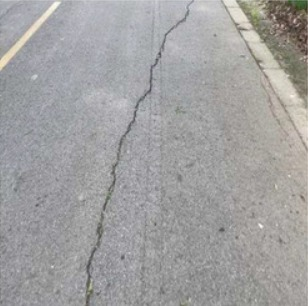
#> input picture crack_detection_project/images/WhatsApp Image 2026-05-10 at 1.27.53 PM (1).jpeg, 308 x 306 px; its folder holds only this picture in this run
$ python step7_edge_detection.py   (older library calls are emulated)
#> lines starting #> are read from the running program, lines starting #| are printed output that depends on the picture
"""
Step 7: Edge Detection
Applies Canny and Sobel edge detection to Gaussian blurred images.
"""
import cv2
import numpy as np
import matplotlib.pyplot as plt
import os
import glob
import sys

os.makedirs("output_figures", exist_ok=True)
image_paths = sorted(glob.glob("images/*.jpg") + glob.glob("images/*.jpeg"))
if not image_paths:
    print("No images found in images/ directory. Please add .jpg images and run again.")
    sys.exit()

for idx, path in enumerate(image_paths, 1):
    img = cv2.imread(path)
#> img is the input picture: shape (306, 308, 3); mean B, G, R 160.6, 160.5, 161.3
    if img is None: continue
    resized = cv2.resize(img, (512, 512))
    gray = cv2.cvtColor(resized, cv2.COLOR_BGR2GRAY)

    # Preprocess: Gaussian Blur
    blurred = cv2.GaussianBlur(gray, (5, 5), 1)

    # Canny Edge Detection
    canny = cv2.Canny(blurred, 50, 150)
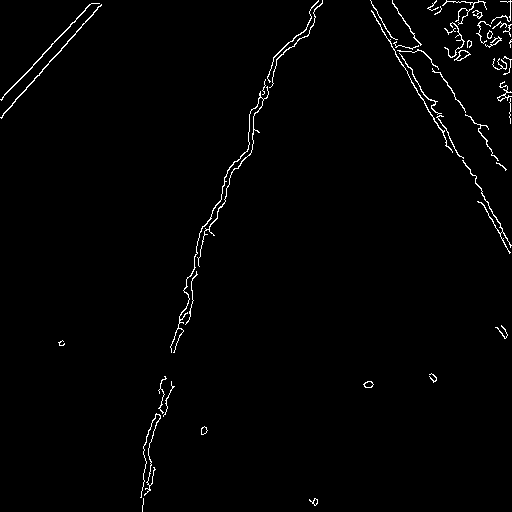
#> canny: shape (512, 512); 1.4% white in thin lines or dots

    # Sobel Edge Detection
    sobelx = cv2.Sobel(blurred, cv2.CV_64F, 1, 0, ksize=3)
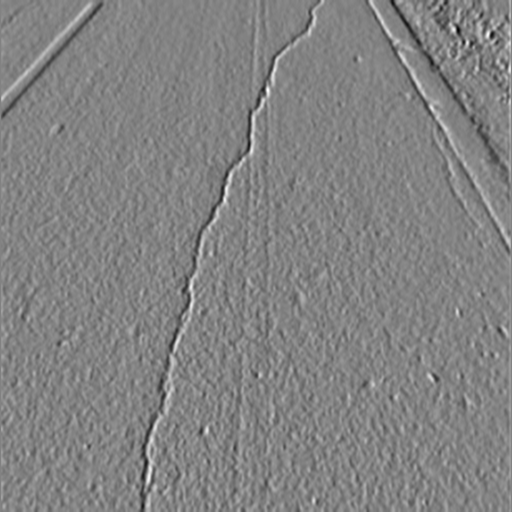
#> sobelx: shape (512, 512) float64; min -195, max 185, mean 0.1; drawn with min black and max white
    sobely = cv2.Sobel(blurred, cv2.CV_64F, 0, 1, ksize=3)
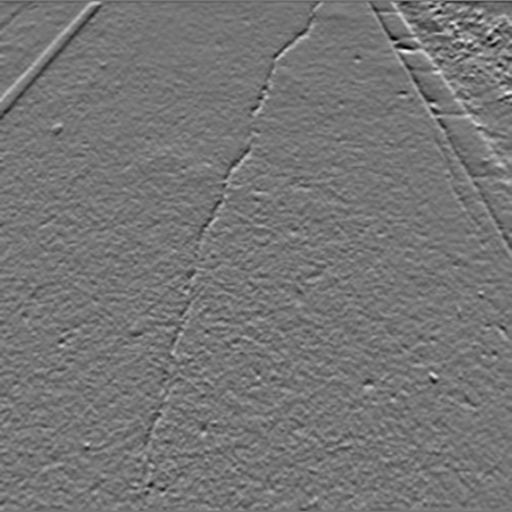
#> sobely: shape (512, 512) float64; min -157, max 181, mean -0.4; drawn with min black and max white
    magnitude = np.sqrt(sobelx**2 + sobely**2)
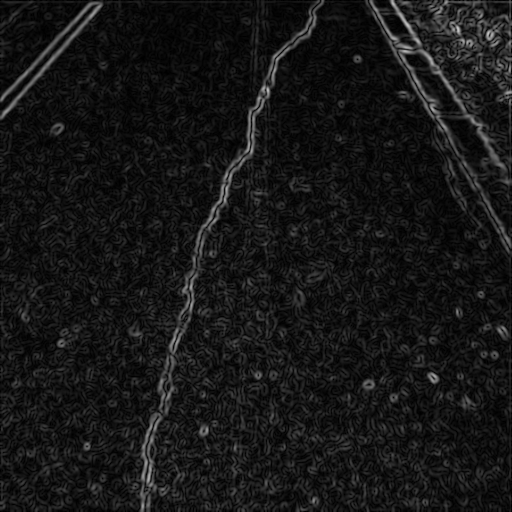
#> magnitude: shape (512, 512) float64; min 0, max 196.4, mean 22.4
    sobel = cv2.normalize(magnitude, None, 0, 255, cv2.NORM_MINMAX, dtype=cv2.CV_8U)
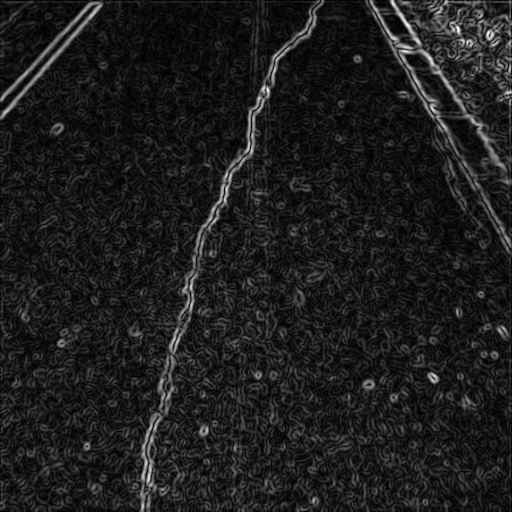
#> sobel: shape (512, 512); min 0, max 255, mean 29.1

    plt.figure(figsize=(15, 5))

    plt.subplot(131)
    plt.imshow(blurred, cmap='gray')
    plt.title("Blurred Input")
    plt.axis('off')

    plt.subplot(132)
    plt.imshow(canny, cmap='gray')
    plt.title("Canny Edges")
    plt.axis('off')

    plt.subplot(133)
    plt.imshow(sobel, cmap='gray')
    plt.title("Sobel Edges")
    plt.axis('off')

    plt.suptitle(f"Image {idx}: Edge Detection\nEvaluate Edge Clarity and Continuity: Canny provides excellent edge clarity and high continuity for cracks. Sobel is thicker, noisier, and lacks continuity.")
    plt.tight_layout()
    plt.savefig(f"output_figures/step7_edge_detection_img{idx}.png")
    plt.show()

$ run again, on crack_detection_project/images/WhatsApp Image 2026-05-10 at 1.27.53 PM (5).jpeg
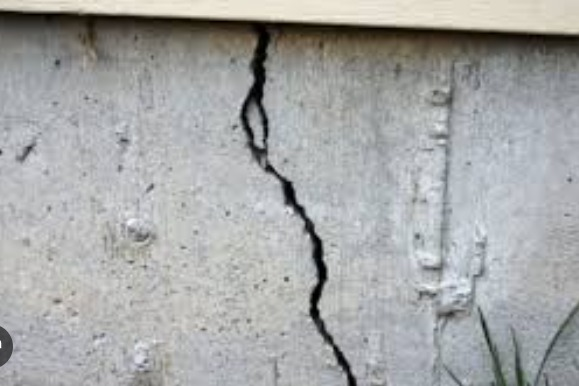
#> input picture crack_detection_project/images/WhatsApp Image 2026-05-10 at 1.27.53 PM (5).jpeg, 579 x 386 px
#> img is the input picture: shape (386, 579, 3); mean B, G, R 166.9, 167.2, 165.9
#> `canny = cv2.Canny(blurred, 50, 150)`:
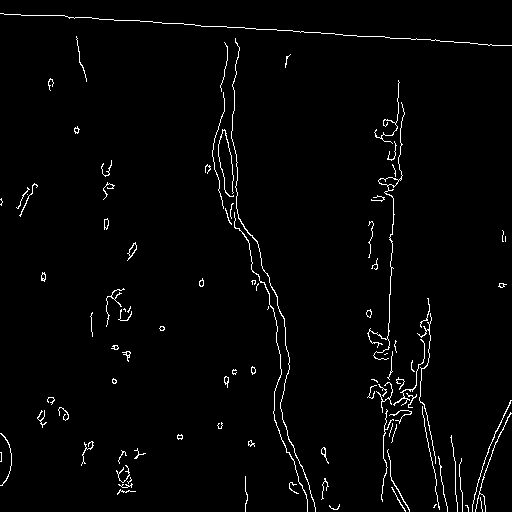
#> canny: shape (512, 512); 2.1% white in thin lines or dots
#> `magnitude = np.sqrt(sobelx**2 + sobely**2)`:
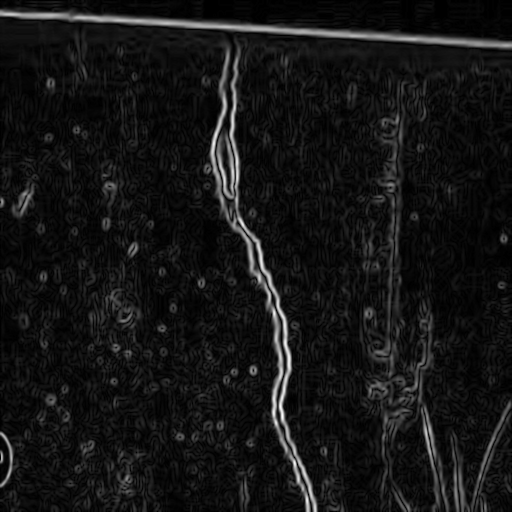
#> magnitude: shape (512, 512) float64; min 0, max 393, mean 32.3; drawn with min black and max white

$ run again, on crack_detection_project/images/WhatsApp Image 2026-05-10 at 1.27.53 PM (6).jpeg
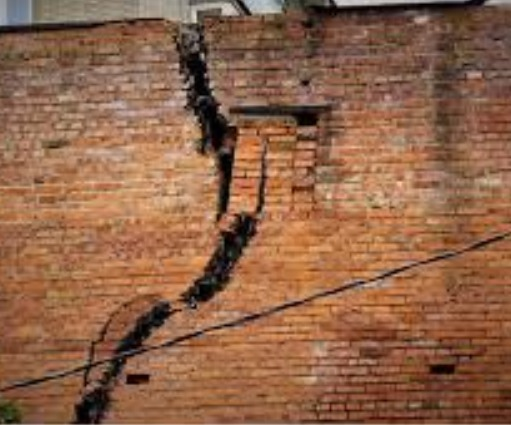
#> input picture crack_detection_project/images/WhatsApp Image 2026-05-10 at 1.27.53 PM (6).jpeg, 511 x 425 px
#> img is the input picture: shape (425, 511, 3); mean B, G, R 73.2, 100.1, 143.9
#> `canny = cv2.Canny(blurred, 50, 150)`:
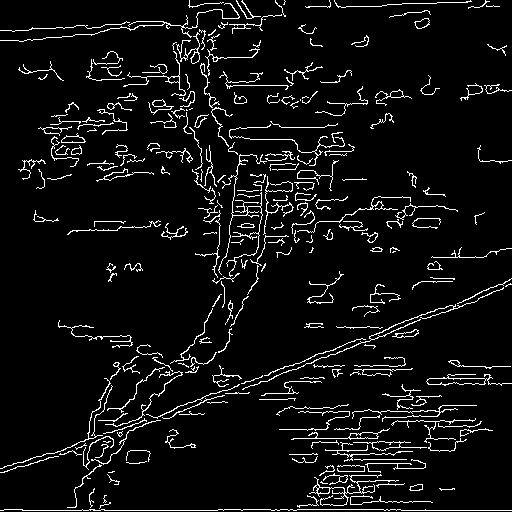
#> canny: shape (512, 512); 6.2% white in thin lines or dots
#> `magnitude = np.sqrt(sobelx**2 + sobely**2)`:
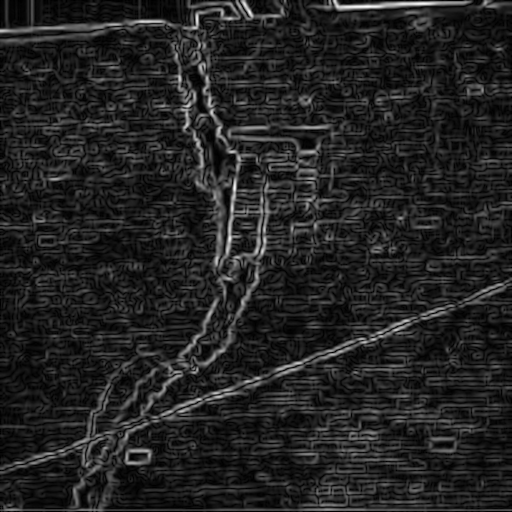
#> magnitude: shape (512, 512) float64; min 0, max 346.4, mean 47.7; drawn with min black and max white

$ run again, on crack_detection_project/images/WhatsApp Image 2026-05-10 at 1.27.53 PM (2).jpeg
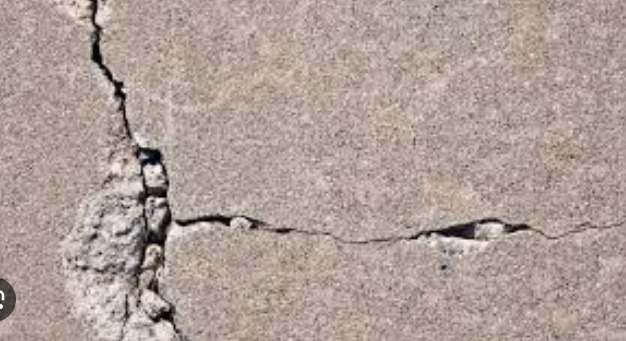
#> input picture crack_detection_project/images/WhatsApp Image 2026-05-10 at 1.27.53 PM (2).jpeg, 626 x 341 px
#> img is the input picture: shape (341, 626, 3); mean B, G, R 152, 160.2, 175.1
#> `canny = cv2.Canny(blurred, 50, 150)`:
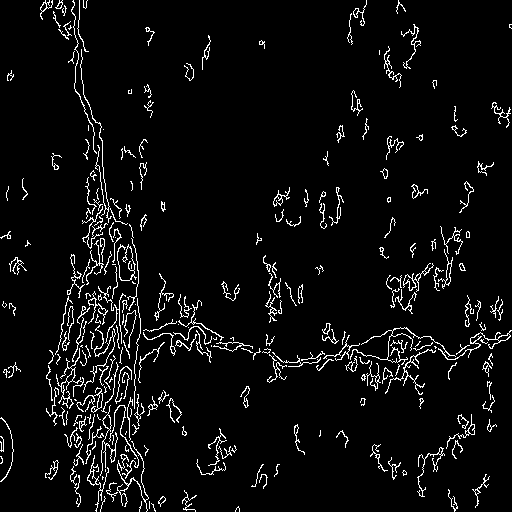
#> canny: shape (512, 512); 5.1% white in thin lines or dots
#> `magnitude = np.sqrt(sobelx**2 + sobely**2)`:
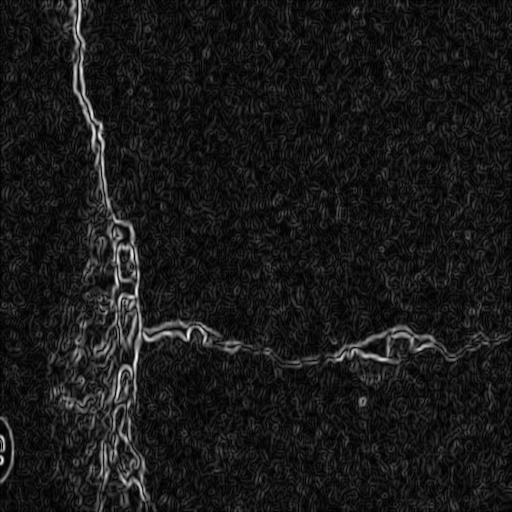
#> magnitude: shape (512, 512) float64; min 0, max 484.1, mean 47.4; drawn with min black and max white
